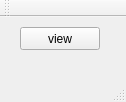
<?xml version="1.0" encoding="UTF-8"?>
<ui version="4.0">
 <class>test</class>
 <widget class="QMainWindow" name="test">
  <property name="geometry">
   <rect>
    <x>0</x>
    <y>0</y>
    <width>126</width>
    <height>102</height>
   </rect>
  </property>
  <property name="windowTitle">
   <string>test</string>
  </property>
  <widget class="QWidget" name="centralWidget">
   <widget class="QPushButton" name="btnMsg">
    <property name="geometry">
     <rect>
      <x>20</x>
      <y>10</y>
      <width>80</width>
      <height>23</height>
     </rect>
    </property>
    <property name="text">
     <string>view</string>
    </property>
   </widget>
  </widget>
  <widget class="QMenuBar" name="menuBar">
   <property name="geometry">
    <rect>
     <x>0</x>
     <y>0</y>
     <width>126</width>
     <height>20</height>
    </rect>
   </property>
  </widget>
  <widget class="QToolBar" name="mainToolBar">
   <attribute name="toolBarArea">
    <enum>TopToolBarArea</enum>
   </attribute>
   <attribute name="toolBarBreak">
    <bool>false</bool>
   </attribute>
  </widget>
  <widget class="QStatusBar" name="statusBar"/>
 </widget>
 <layoutdefault spacing="6" margin="11"/>
 <resources/>
 <connections/>
</ui>
